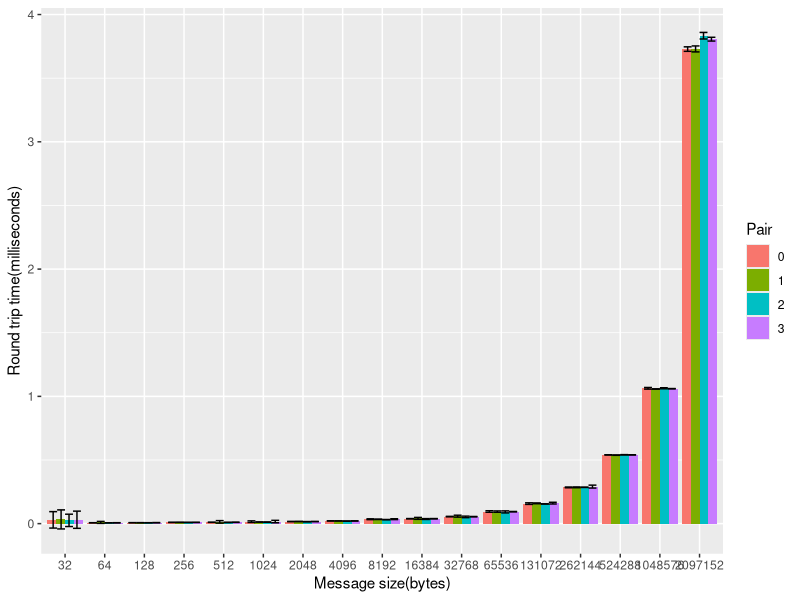

Source code (R):

setwd("C:\\Users\\Hari Krishna M\\Dropbox\\NCSU\\ParallelSystems\\Codes\\ParallelSystems\\HW1\\p2")
library(ggplot2)
inp = read.csv("res1.csv",header = TRUE)
colnames(inp)<-c("Pair","Size","AvgRTT","StdDev")
inp$Pair = factor(inp$Pair)
inp$Size = factor(inp$Size)
plots<- ggplot(inp,aes(x = Size,y = AvgRTT,fill = Pair) ) + geom_bar(position = "dodge", stat = "identity") + geom_errorbar(aes(ymin = AvgRTT-StdDev, ymax = AvgRTT+StdDev ),width =0.8, position = "dodge") +geom_line(position = "dodge" ) + labs(y = "Round trip time(milliseconds)", x = "Message size(bytes)")
plots